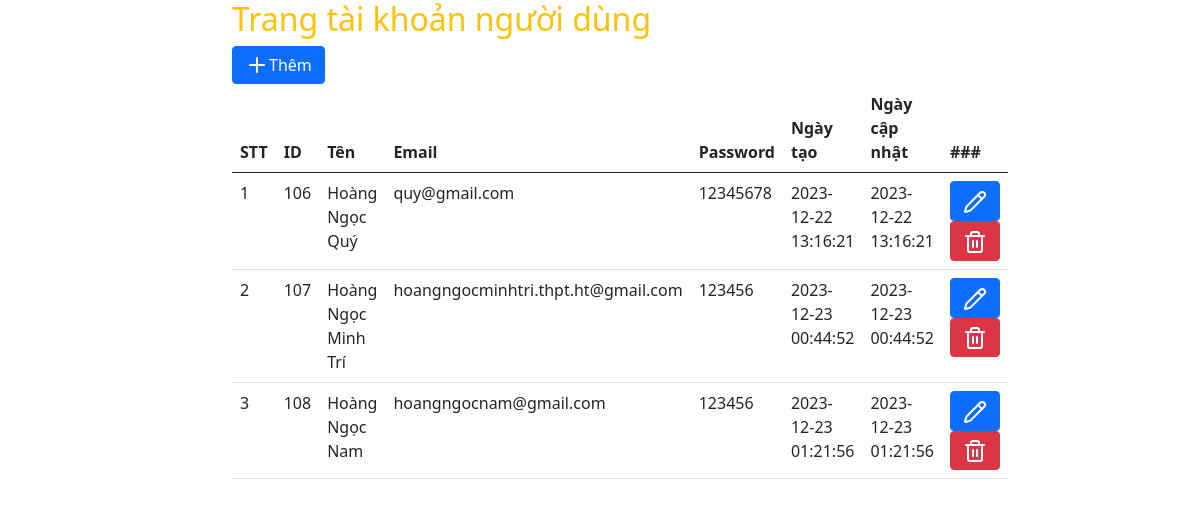
Screenshot of /doan/user/index.php with the database file from the repository.
### tables this page shows
CREATE TABLE `users` (
  `id` int(11) NOT NULL,
  `name` varchar(50) NOT NULL,
  `Email` text NOT NULL,
  `password` int(16) NOT NULL,
  `created_at` timestamp NULL DEFAULT current_timestamp(),
  `updated_at` timestamp NULL DEFAULT current_timestamp()
);

### doan/functions.php (called while the page is built, shortened)
<?php
include "../dbconnect.php";
function showAllUsers()
{
  global $conn;
  $query = "SELECT * FROM users";
  $result = mysqli_query($conn, $query);
  $users = [];
  $rowNum = 1;
  if ($result && $result->num_rows > 0) {
    while ($row = $result->fetch_assoc()) {
      $users[] = array(
        "index" => $rowNum++,
        "id" => $row['id'],
        "name" => $row['name'],
        "Email" => $row['Email'],
        "password" => $row['password'],
        "created_at" => $row['created_at'],
        "updated_at" => $row['updated_at'],
      );
    }
  }
  return $users;
}

### doan/user/index.php (the view)
<?php
include_once "../dbconnect.php";
include_once "../functions.php";
$users = showAllUsers();
?>
<?php include_once("../includes/header.php") ?>
<h1 class="fs-2 text-warning">Trang tài khoản người dùng</h1>
<a href="./create.php" class="btn btn-primary d-inline-flex"><i data-lucide="plus"></i> Thêm</a>
<table class="table table-hover">
    <thead>
        <tr>
            <th>STT</th>
            <th>ID</th>
            <th>Tên</th>
            <th>Email</th>
            <th>Password</th>
            <th>Ngày tạo</th>
            <th>Ngày cập nhật</th>
            <th>###</th>
        </tr>
    </thead>
    <tbody>
        <?php foreach ($users as $us) { ?>
            <tr>
                <td><?php echo $us['index'] ?></td>
                <td><?php echo $us['id'] ?></td>
                <td><?php echo $us['name'] ?></td>
                <td><?php echo $us['Email'] ?></td>
                <td><?php echo $us['password'] ?></td>
                <td><?php echo $us['created_at'] ?></td>
                <td><?php echo $us['updated_at'] ?></td>
                <td>
                    <a href="./edit.php?id=<?php echo $us['id'] ?>" class="btn btn-primary"><i data-lucide="pencil"></i></a>
                    <a href="./delete.php?id=<?php echo $us['id'] ?>" class="btn btn-danger"><i data-lucide="trash-2"></i></a>
                </td>
            </tr>
        <?php } ?>
    </tbody>
</table>
<?php include_once("../includes/footer.php") ?>

### rows the page displays
users: index "1", id "106", name "Hoàng Ngọc Quý", Email "quy@gmail.com", password "12345678", created_at "2023-12-22 13:16:21", updated_at "2023-12-22 13:16:21"
users: index "2", id "107", name "Hoàng Ngọc Minh Trí", Email "hoangngocminhtri.thpt.ht@gmail.com", password "123456", created_at "2023-12-23 00:44:52", updated_at "2023-12-23 00:44:52"
users: index "3", id "108", name "Hoàng Ngọc Nam", Email "hoangngocnam@gmail.com", password "123456", created_at "2023-12-23 01:21:56", updated_at "2023-12-23 01:21:56"
